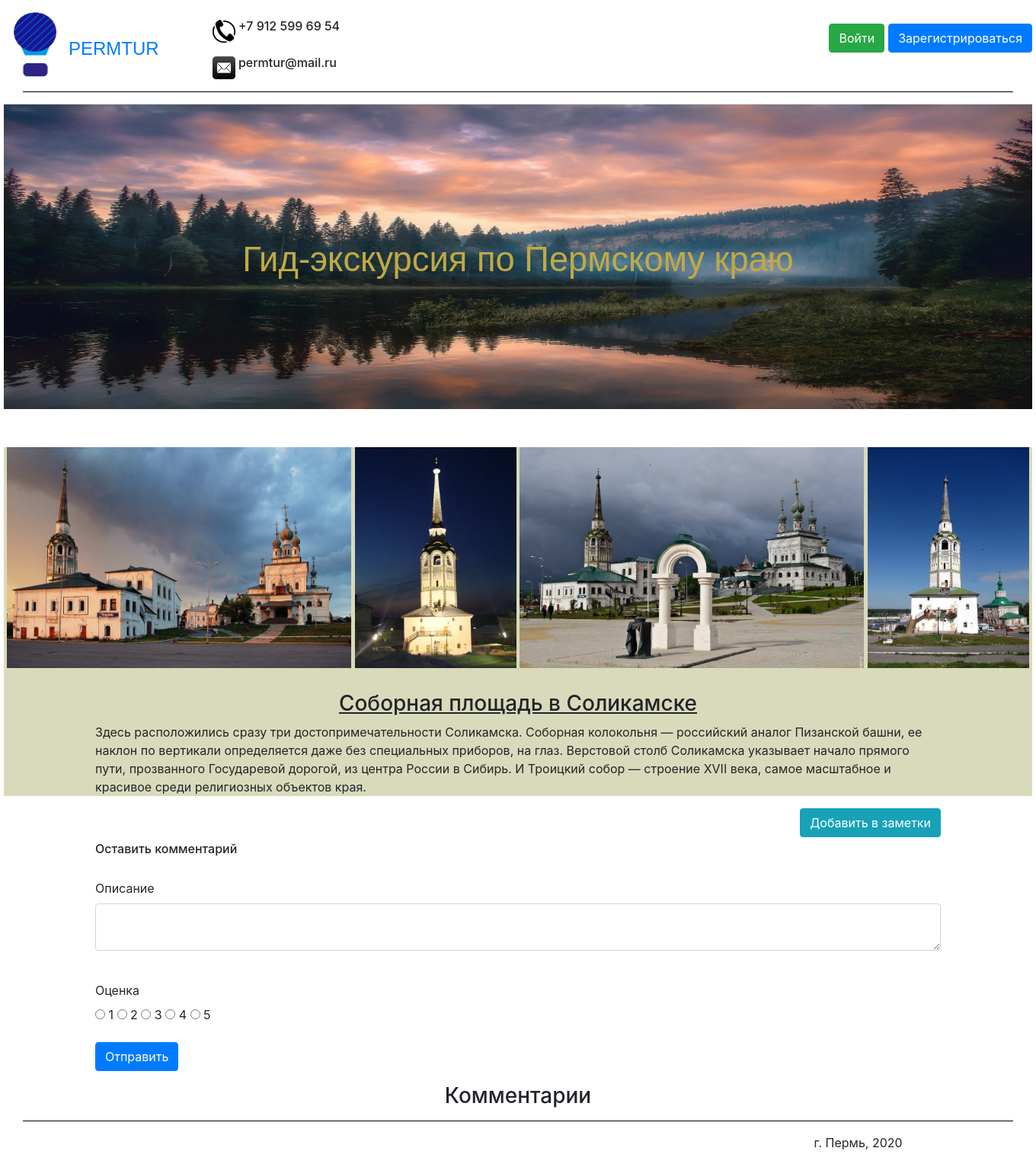
The page /Cathedral_square on the database as committed earlier.
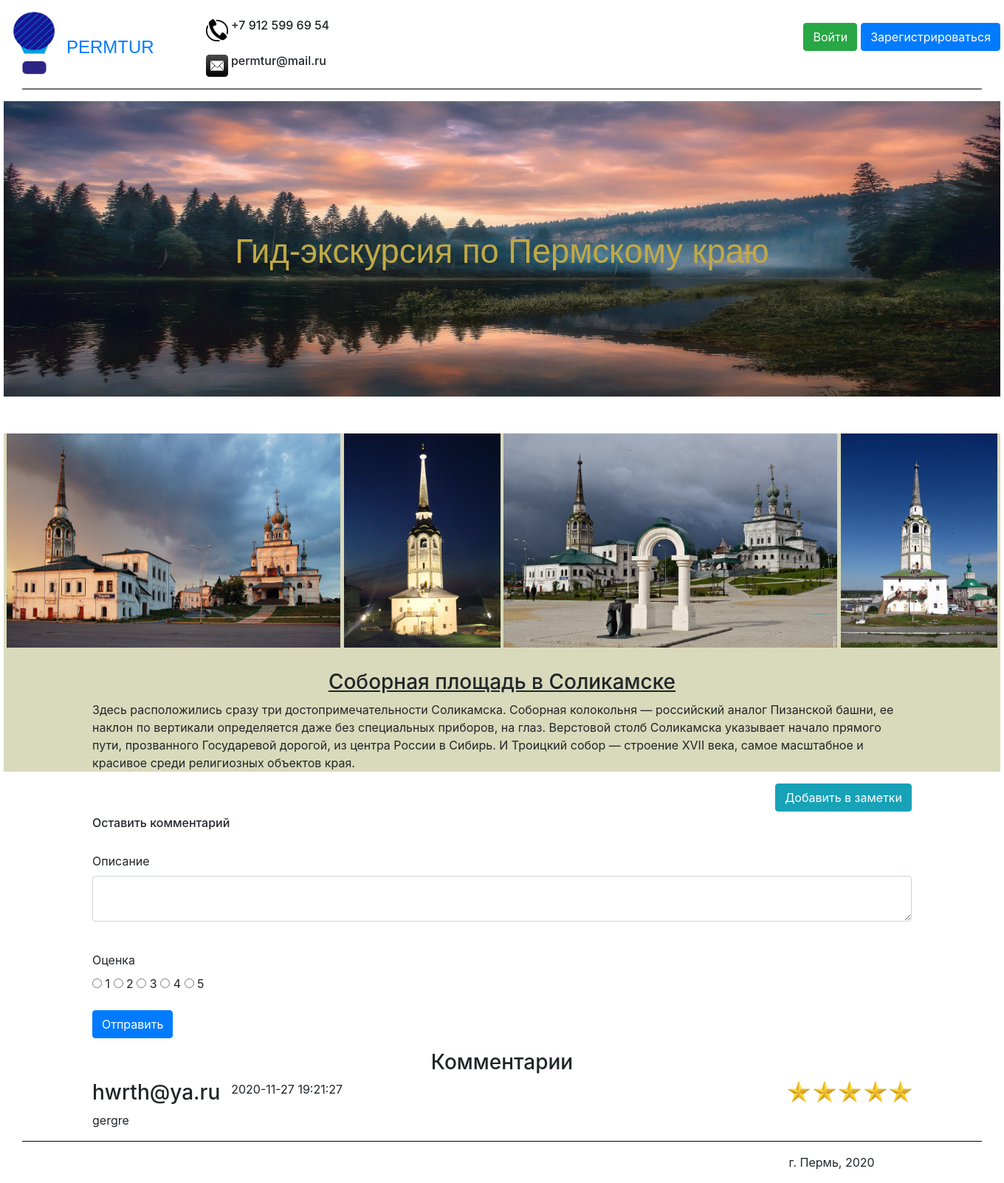
The same page on the database as committed later.
### data/comments.py (models this page shows)
class Comment(SqlAlchemyBase, UserMixin):
    __tablename__ = 'comment'
    id = sqlalchemy.Column(sqlalchemy.Integer,
                           primary_key=True, autoincrement=True)
    description = sqlalchemy.Column(sqlalchemy.String)
    sight = sqlalchemy.Column(sqlalchemy.String)
    nickname = sqlalchemy.Column(sqlalchemy.String)
    email = sqlalchemy.Column(sqlalchemy.String)
    mark = sqlalchemy.Column(sqlalchemy.Integer)
    datetime = sqlalchemy.Column(sqlalchemy.String)

### main.py (the view, shortened to what this page needs)
    @app.route('/<sight>', methods=['GET', 'POST'])
    def sights(sight):
        sights = {"Ancient_volcano": "Древний вулкан",
                  "Basegi_Nature_Reserve": "Заповедник Басеги",
                  "Blue_lakes": "Голубые озёра", "Cathedral_square": "Соборная площадь",
                  "Perm_36": "Пермь-36", "Usva_pillars": "Устьвинские столбы",
                  "Vakutin_stone": "Вакутин камень",
                  "Vishera_nature_reserve": "Вишерский заповедник"}
        sights2 = ["Ancient_volcano", "Basegi_Nature_Reserve", "Blue_lakes", "Cathedral_square",
                  "Perm_36", "Usva_pillars", "Vakutin_stone", "Vishera_nature_reserve"]
        form = CommentForm()
        if sight in sights2:
            return render_template(sight + ".html",
                                   sight=sight, title=sights[sight],
                                   Comment=Comment, session=session, form=form)
        else:
            return render_template("add_post_page.html", Post=Post, form=form,
                                   sight=sight, session=session, Comment=Comment)

### data/comment_form.py
class CommentForm(FlaskForm):
    description = TextAreaField('Описание')
    mark = RadioField('Оценка', choices=[('one_point', '1'), ('two_points', '2'),
                                         ('three_points', '3'), ('four_points', '4'),
                                         ('five_points', '5')], validators=[DataRequired()])
    submit = SubmitField('Отправить')

### templates/Cathedral_square.html
{% extends "header_footer.html" %}
{% block content %}
    <div style="text-align: center; margin-top: 50px;">
        <figure class="sight_caption_redirect">
            <img src="static/images/sights/Соборная площадь.jpg" class="sight1_1redirect">
            <img src="static/images/sights/Соборная площадь2.jpg" class="sight1_2_redirect">
            <img src="static/images/sights/Соборная площадь3.jpg" class="sight1_3_redirect">
            <img src="static/images/sights/Соборная площадь4.jpg" class="sight1_4_redirect">
                <h3 style="margin-top: 30px;"><u>Соборная площадь в Соликамске</u></h3>
                <main role="main" class="container">
                    <p style="text-align: left;">Здесь расположились сразу три достопримечательности Соликамска.
                    Соборная колокольня — российский аналог Пизанской башни, ее наклон
                    по вертикали определяется даже без специальных приборов, на глаз.
                    Верстовой столб Соликамска указывает начало прямого пути,
                    прозванного Государевой дорогой, из центра России в Сибирь. И
                    Троицкий собор — строение XVII века, самое масштабное и красивое
                    среди религиозных объектов края.</p>
                    {% set note_href = "/add_note/" + "Cathedral_square" %}
                    <a style=" float: right;" class="btn btn-info" href="{{ note_href }}">Добавить в заметки</a>
                </main>
        </figure>
    </div>
    {% include "comment.html" %}
{% endblock %}

### templates/header_footer.html (shortened to what this page needs)
<!DOCTYPE html>
<html lang="en">
<head>
    <link rel="stylesheet"
          href="https://stackpath.bootstrapcdn.com/bootstrap/4.4.1/css/bootstrap.min.css"
>
    <link href="/static/css/style.css" rel="stylesheet" type="text/css">
</head>
<body style="width: 1350px; margin: 0 auto;">
    <header style="width: 1350px; margin: 0 auto;">
        {% if current_user.is_authenticated %}
            <div style="margin: 15px 0px 0px 0px; float: right;">
                <a class="cent" style="width: 80px; font-size:30px;">{{ current_user.nickname }}</a>
                <a class="btn btn-danger" href="/logout">Выйти</a>
                <a class="btn btn-info" href="/cabinet">Личный кабинет</a>
            </div>
        {% else %}
            <p>
                <div>
                    <a style="margin: 15px 0px 0px 0px; float: right;" class="btn btn-primary" href="/register">Зарегистрироваться</a>
                    <a style="margin: 15px 5px 0px 0px; float: right;" class="btn btn-success" href="/login">Войти</a>
                </div>
            </p>
        {% endif %}
        <div>
            <div>
                <img style="float: left;" src="/static/images/logo.png" width="85" height="85" alt="Логотип">
                <a style="margin:30px 0px 0px 0px; float: left;" href="/"><font size="5pt" face="Arial">PERMTUR</font></a>
                <h6>
                    <img style="margin:10px 0px 0px 70px;" src="/static/images/telephone.jpg" width="30" height="30" alt="Телефон">
                    +7 912 599 69 54</h6>
                <h6>
                    <img style="margin:10px 0px 0px 70px;" src="/static/images/mail.jpg" width="30" height="30" alt="Почта">
                    permtur@mail.ru
                </h6>
            </div>
            <hr align="center" width="1300" size="5" color="black" />
        </div>
    </header>
    <div class="img_cont">
        <img src="/static/images/main.jpg" alt="main" class="main_image">
        <p>Гид-экскурсия по Пермскому краю</p>
    </div>
    {% block content %}
    {% endblock %}
    <footer style="clear: both;">
        <hr align="center" width="1300" size="5" color="black" />
        <main role="main" class="container">
            <p style="margin-left: 85%;">г. Пермь, 2020</p>
        </main>
    </footer>
</body>
</html>

### templates/comment.html (shortened to what this page needs)
<div>
    <main role="main" class="container">
        <h6 style="margin-bottom: 30px; margin-top: 60px;">Оставить комментарий</h6>
        <form action="" method="post">
            <p>
                {{ form.description.label }}<br>
                {{ form.description(class="form-control", type="description") }}<br>
            </p>
            <p>
                 {{ form.mark.label }}<br>
                 {% for mark in form.mark %}
                     {{ mark }}
                     {{ mark.label }}
                 {% endfor %}
             </p>
            <p>{{ form.submit(type="submit", class="btn btn-primary") }}</p>
        </form>
        <h3 style="text-align: center;">Комментарии</h3>
        {% set comment = session.query(Comment) %}
        {% for i in range(session.query(Comment).count()) %}
            {% if comment[i].sight == sight %}
                <div>
                    <h3 style="float: left;">{{ comment[i].nickname }} &#160;</h3>
                    <p style="float: left;">{{ comment[i].datetime }}</p>
                    {% set points = {"one_point": 1, "two_points": 2, "three_points": 3,
                        "four_points":4, "five_points": 5} %}
                        <div style="float: right;">
                        {% for i in range(points[comment[i].mark]) %}
                            <img style="width: 30px; height: 30px;" src="/static/images/star.jpg">
                        {% endfor %}
                        </div>
                    <p style="clear: both;">{{ comment[i].description }}</p>
                </div>
            {% endif %}
        {% endfor %}
    </main>
</div>

### static/css/style.css (style rules this page uses)
.main_image { width: 1350px; height: 400px; display: block; margin: 0 auto; }
.img_cont { font-family: Arial; color: #C1A944; font-size: 34pt; vertical-align:middle; text-align:center; width: 1350px; height: 400px; position: relative; display: block; margin: 0 auto; padding-top:170px; }
.img_cont img { position:absolute; z-index:-1; left:0; top:0; }
.sight1_1redirect { width: 452px; height: 290px; }
.sight1_2_redirect { width: 212px; height: 290px; }
.sight1_3_redirect { width: 452px; height: 290px; }
.sight1_4_redirect { width: 212px; height: 290px; }
.sight_caption_redirect { background: #d9dabb; display: block; margin: 0 0px 0px 0; text-align: center; }

Rows that differ between the two databases and show on the page:
added Comment: nickname "hwrth@ya.ru", datetime "2020-11-27 19:21:27", sight "Cathedral_square" (drawn), description "gergre"
